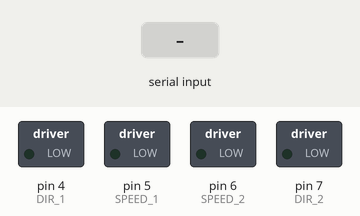
The sketch below on a simulated Arduino Uno, built with avr-gcc and run on an emulated ATmega328P. On the bench: switched loads named in the sketch (green lamp = pin HIGH). Inputs (shaded band) come from the test bench.

Above: at 1.2 s.
1.3 s: "0" received over Serial
At 2.5 s:
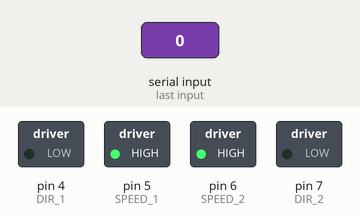
2.8 s: "3" received over Serial
At 3.8 s:
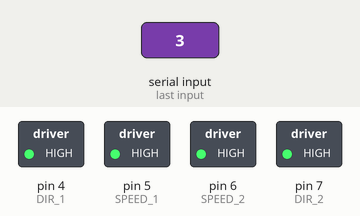
4.3 s: "1" received over Serial
At 5.0 s:
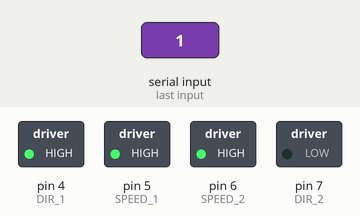
5.8 s: "2" received over Serial
At 6.1 s:
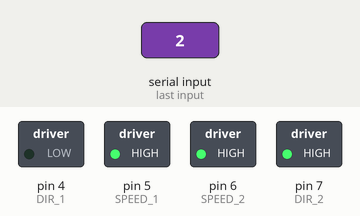
7.3 s: "4" received over Serial
At 8.5 s:
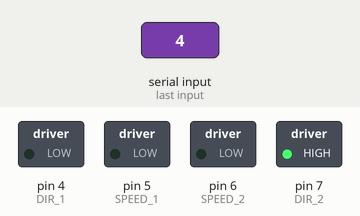
Timing chart, 0 to 9.8 s (numbered marks = the images above; inputs shaded):
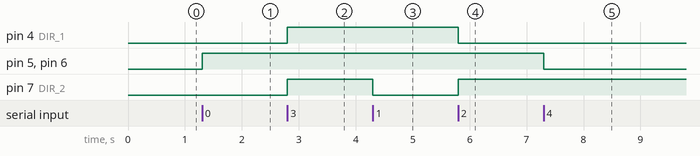

Measured:
- after the input at 1.3 s, pin 5 (SPEED_1), pin 6 (SPEED_2): LOW → HIGH at once
- after the input at 2.8 s, pin 4 (DIR_1), pin 7 (DIR_2): LOW → HIGH at once
- after the input at 4.3 s, pin 7 (DIR_2): HIGH → LOW at once
- after the input at 5.8 s, pin 4 (DIR_1): HIGH → LOW at once; pin 7 (DIR_2): LOW → HIGH at once
- after the input at 7.3 s, pin 5 (SPEED_1), pin 6 (SPEED_2): HIGH → LOW at once

The sketch:

RPiSerialRead_and_Move.ino
```cpp
#define SPEED_1      5
#define DIR_1        4

#define SPEED_2      6
#define DIR_2        7

int command = '0';
bool weaponState = false;

void setup(){
  Serial.begin(9600);

  for (int i = 4; i < 8; i++) {
    pinMode(i, OUTPUT);
  }
}

void loop(){
   if (Serial.available() > 0) {
      command = (Serial.read());
      switch (command) {
        case '0': {
          digitalWrite(DIR_1, LOW); // set direction
          analogWrite(SPEED_1, 255); // set speed

          digitalWrite(DIR_2, LOW); // set direction
          analogWrite(SPEED_2, 255); // set speed

          break;
        }
        case '3': {
          digitalWrite(DIR_1, HIGH);
          analogWrite(SPEED_1, 255);

          digitalWrite(DIR_2, HIGH);
          analogWrite(SPEED_2, 255);

          break;
        }
        case '1': {
          digitalWrite(DIR_1, HIGH);
          analogWrite(SPEED_1, 255);

          digitalWrite(DIR_2, LOW);
          analogWrite(SPEED_2, 255);

          break;
        }
        case '2': {
          digitalWrite(DIR_1, LOW);
          analogWrite(SPEED_1, 255);

          digitalWrite(DIR_2, HIGH);
          analogWrite(SPEED_2, 255);

          break;
        }
        case '4': { // stop motors
          analogWrite(SPEED_1, 0);
          analogWrite(SPEED_2, 0);
          break;
        }
        case '6': {
          // turn on/off orudie here
          weaponState = !weaponState;
        }
      }
  }
}
```
